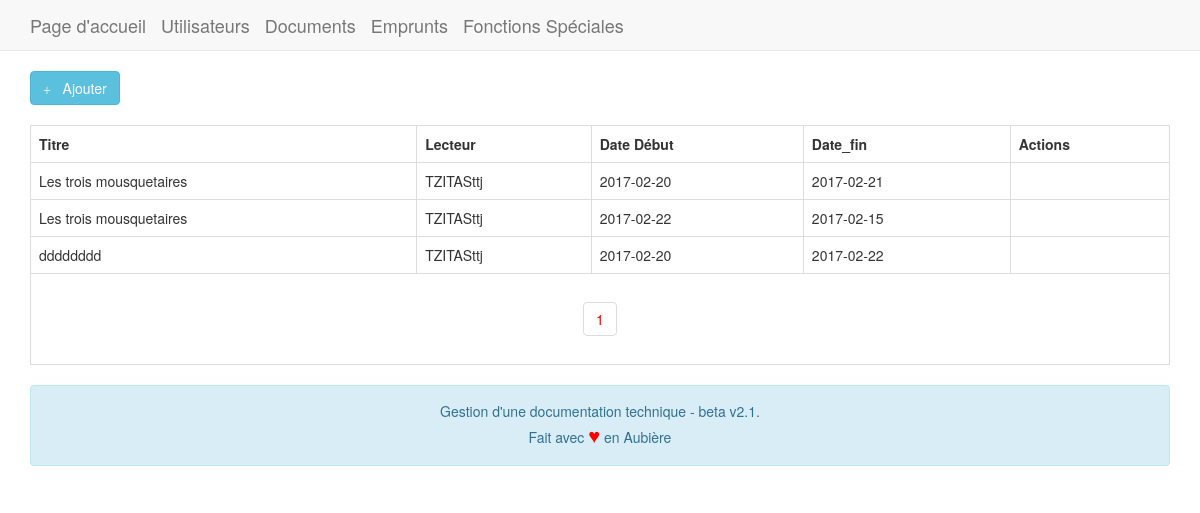
Page /v2/Emprunts.php on the earlier database version.
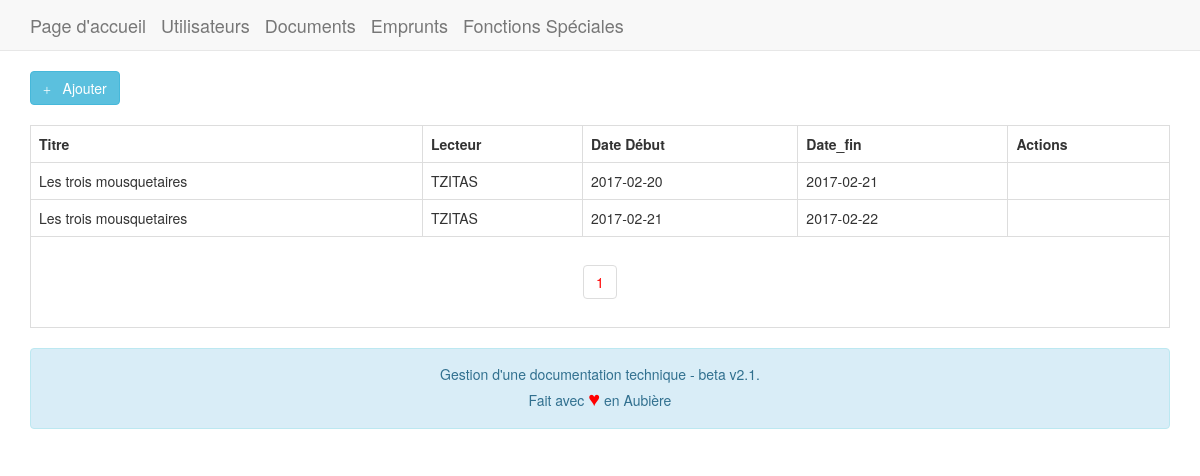
Same page on the later database version.
### tables this page shows
CREATE TABLE `Emprunt` (
  `id_doc` int(11) NOT NULL,
  `id_user` int(11) NOT NULL,
  `date_debut` date NOT NULL,
  `date_fin` date NOT NULL,
  PRIMARY KEY (`id_doc`,`id_user`,`date_debut`),
  KEY `id_user` (`id_user`),
  CONSTRAINT `Emprunt_ibfk_2` FOREIGN KEY (`id_user`) REFERENCES `Utilisateur` (`id`) ON DELETE CASCADE ON UPDATE CASCADE,
  CONSTRAINT `Emprunt_ibfk_1` FOREIGN KEY (`id_doc`) REFERENCES `Documents` (`id`) ON DELETE CASCADE ON UPDATE CASCADE
);

CREATE TABLE `Documents` (
  `id` int(11) NOT NULL AUTO_INCREMENT,
  `anee` year(4) DEFAULT NULL,
  `titre` varchar(255) NOT NULL,
  `niv_config` tinyint(1) NOT NULL DEFAULT '0',
  `type` enum('Rapport','Lettre','Plan','Note','Contrat') NOT NULL,
  PRIMARY KEY (`id`)
);

CREATE TABLE `Utilisateur` (
  `id` int(11) NOT NULL AUTO_INCREMENT,
  `nom` varchar(255) NOT NULL,
  `prenom` varchar(255) NOT NULL,
  `config` tinyint(1) NOT NULL,
  PRIMARY KEY (`id`)
);

### v2/classes/dbconfig.php (called while the page is built, shortened)
<?php
$url_base = "http://isaiasfaria.com.br/isima_base_donne_tp1/";
$url_site = $url_base."v2/";
?>

### v2/classes/class.Emprunts.php (the view, shortened to what this page needs)
<?php
class Emprunts
{
	private $db;
	function __construct($DB_con)
	{
		$this->db = $DB_con;
	}
	public function dataview($query)
	{
		$res = $this->db->prepare($query);
		$res->execute();
		if($res->rowCount()>0)
		{
			while($row=$res->fetch(PDO::FETCH_ASSOC))
			{
				?>
                <tr>
                <td><?php print($row['titre']); ?></td>
                <td><?php print($row['nom']); ?></td>
                <td><?php print($row['date_debut']); ?></td>
                <td><?php print($row['date_fin']); ?></td>
               <td align="center">
                <a href="<?php echo $url_site; ?>delete/Emprunts.php?delete_id_doc=<?php print($row['id_doc']); ?>&delete_id_user=<?php print($row['id_user']); ?>&delete_date_debut=<?php print($row['date_debut']); ?>"><i class="glyphicon glyphicon-remove-circle"></i></a>
                </td>
                </tr>
                <?php
			}
		}
		else
		{
			?>
            <tr>
            <td>Rien ici...</td>
            </tr>
            <?php
		}
	}
	public function paginglink($query,$records_per_page)
	{
		$self = $_SERVER['PHP_SELF'];
		$res = $this->db->prepare($query);
		$res->execute();
		$total_no_of_records = $res->rowCount();
		if($total_no_of_records > 0)
		{
			?><ul class="pagination"><?php
			$total_no_of_pages=ceil($total_no_of_records/$records_per_page);
			$current_page=1;
			for($i=1;$i<=$total_no_of_pages;$i++)
			{
				if($i==$current_page)
				{
					echo "<li><a href='".$self."?page_no=".$i."' style='color:red;'>".$i."</a></li>";
				}
				else
				{
					echo "<li><a href='".$self."?page_no=".$i."'>".$i."</a></li>";
				}
			}
			?></ul><?php
		}
	}
}

Differences in the rows shown:
removed emprunt: id_doc.titre "Les trois mousquetaires", id_user.nom "TZITASttj", date_debut "2017-02-22", date_fin "2017-02-15"
removed emprunt: id_doc.titre "dddddddd", id_user.nom "TZITASttj", date_debut "2017-02-20", date_fin "2017-02-22"
changed through a linked row, emprunt (number 1 of 2 on the later page): id_user.nom "TZITASttj" → "TZITAS"
added emprunt: id_doc.titre "Les trois mousquetaires", id_user.nom "TZITAS", date_debut "2017-02-21", date_fin "2017-02-22"
